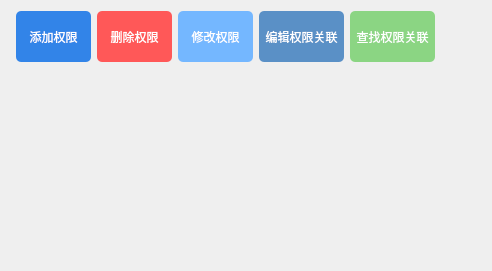
        <widget class="QWidget" name="permissionPage">
         <layout class="QGridLayout" name="gridLayout_6">
          <item row="0" column="1">
           <widget class="QPushButton" name="addPermissionButton">
            <property name="sizePolicy">
             <sizepolicy hsizetype="Fixed" vsizetype="Fixed">
              <horstretch>0</horstretch>
              <verstretch>0</verstretch>
             </sizepolicy>
            </property>
            <property name="minimumSize">
             <size>
              <width>75</width>
              <height>51</height>
             </size>
            </property>
            <property name="maximumSize">
             <size>
              <width>75</width>
              <height>51</height>
             </size>
            </property>
            <property name="font">
             <font>
              <pointsize>9</pointsize>
             </font>
            </property>
            <property name="styleSheet">
             <string notr="true">QPushButton {
    background-color:#3284e8; /* 设置背景颜色为蓝色 */
    color: white; /* 设置文字颜色为白色 */
	border: none; /* 取消按钮的边框 */
    border-radius: 5px; /* 按钮圆角 */
}
QPushButton:hover {
	background-color: #1a65d3; /* 悬停时背景颜色为深蓝色 */
	color: white; /* 悬停时文字颜色为白色 */
}</string>
            </property>
            <property name="text">
             <string>添加权限</string>
            </property>
           </widget>
          </item>
          <item row="0" column="3">
           <widget class="QPushButton" name="editPermissionButton">
            <property name="sizePolicy">
             <sizepolicy hsizetype="Fixed" vsizetype="Fixed">
              <horstretch>0</horstretch>
              <verstretch>0</verstretch>
             </sizepolicy>
            </property>
            <property name="minimumSize">
             <size>
              <width>75</width>
              <height>51</height>
             </size>
            </property>
            <property name="maximumSize">
             <size>
              <width>75</width>
              <height>51</height>
             </size>
            </property>
            <property name="styleSheet">
             <string notr="true">QPushButton {
    background-color: #74b7ff; /* 设置背景颜色为蓝色 */
    color: white; /* 设置文字颜色为白色 */
	border: none; /* 取消按钮的边框 */
    border-radius: 5px; /* 按钮圆角 */
}
QPushButton:hover {
	background-color: #1a65d3; /* 悬停时背景颜色为深蓝色 */
	color: white; /* 悬停时文字颜色为白色 */
}</string>
            </property>
            <property name="text">
             <string>修改权限</string>
            </property>
           </widget>
          </item>
          <item row="0" column="6">
           <spacer name="horizontalSpacer_12">
            <property name="orientation">
             <enum>Qt::Orientation::Horizontal</enum>
            </property>
            <property name="sizeHint" stdset="0">
             <size>
              <width>40</width>
              <height>20</height>
             </size>
            </property>
           </spacer>
          </item>
          <item row="0" column="2">
           <widget class="QPushButton" name="deletePermissionButton">
            <property name="sizePolicy">
             <sizepolicy hsizetype="Fixed" vsizetype="Fixed">
              <horstretch>0</horstretch>
              <verstretch>0</verstretch>
             </sizepolicy>
            </property>
            <property name="minimumSize">
             <size>
              <width>75</width>
              <height>51</height>
             </size>
            </property>
            <property name="maximumSize">
             <size>
              <width>75</width>
              <height>51</height>
             </size>
            </property>
            <property name="styleSheet">
             <string notr="true">QPushButton{
    background-color: #ff5858; /* 设置背景颜色为红色 */
	color: white;
    border-radius: 5px; /* 按钮圆角（可选） */
}
QPushButton:hover {
	background-color:#df4d4d; /* 悬停时背景颜色为深红色 */
	color: white; /* 悬停时文字颜色为白色 */
}</string>
            </property>
            <property name="text">
             <string>删除权限</string>
            </property>
           </widget>
          </item>
          <item row="0" column="4">
           <widget class="QPushButton" name="editPermissionPermissionButton">
            <property name="sizePolicy">
             <sizepolicy hsizetype="Fixed" vsizetype="Fixed">
              <horstretch>0</horstretch>
              <verstretch>0</verstretch>
             </sizepolicy>
            </property>
            <property name="minimumSize">
             <size>
              <width>85</width>
              <height>51</height>
             </size>
            </property>
            <property name="maximumSize">
             <size>
              <width>85</width>
              <height>51</height>
             </size>
            </property>
            <property name="styleSheet">
             <string notr="true">QPushButton {
    background-color: #5a90c6; /* 设置背景颜色为蓝色 */
    color: white; /* 设置文字颜色为白色 */
	border: none; /* 取消按钮的边框 */
    border-radius: 5px; /* 按钮圆角 */
}
QPushButton:hover {
	background-color: #1a65d3; /* 悬停时背景颜色为深蓝色 */
	color: white; /* 悬停时文字颜色为白色 */
}</string>
            </property>
            <property name="text">
             <string>编辑权限关联</string>
            </property>
           </widget>
          </item>
          <item row="0" column="0">
           <spacer name="horizontalSpacer_11">
            <property name="orientation">
             <enum>Qt::Orientation::Horizontal</enum>
            </property>
            <property name="sizeType">
             <enum>QSizePolicy::Policy::Fixed</enum>
            </property>
            <property name="sizeHint" stdset="0">
             <size>
              <width>5</width>
              <height>20</height>
             </size>
            </property>
           </spacer>
          </item>
          <item row="1" column="1" colspan="6">
           <widget class="QTableView" name="permissionTableView">
            <property name="styleSheet">
             <string notr="true">QTableView {
    background-color: transparent; /* 背景透明 */
    border: none; /* 取消外层边框 */
    gridline-color: transparent; /* 隐藏网格线 */
}
QTableView::item {
    border: none; /* 取消单元格边框 */
    padding: 0; /* 去除单元格内边距 */
}
QHeaderView::section {  
    background-color: #a8a8a8; /* 表头背景颜色 */
    color: black; /* 表头文字颜色 */
    border: none; /* 取消表头边框 */
    font-weight: bold; /* 表头文字加粗 */
    font-size: 15px; /* 调整表头文字大小 */
	text-align: right;
}
</string>
            </property>
            <attribute name="horizontalHeaderShowSortIndicator" stdset="0">
             <bool>false</bool>
            </attribute>
            <attribute name="verticalHeaderVisible">
             <bool>false</bool>
            </attribute>
           </widget>
          </item>
          <item row="0" column="5">
           <widget class="QPushButton" name="searchPermissionPermissionButton">
            <property name="sizePolicy">
             <sizepolicy hsizetype="Fixed" vsizetype="Fixed">
              <horstretch>0</horstretch>
              <verstretch>0</verstretch>
             </sizepolicy>
            </property>
            <property name="minimumSize">
             <size>
              <width>85</width>
              <height>51</height>
             </size>
            </property>
            <property name="maximumSize">
             <size>
              <width>85</width>
              <height>51</height>
             </size>
            </property>
            <property name="styleSheet">
             <string notr="true">QPushButton {
    background-color:#8bd583; /* 设置背景颜色为绿色 */
    color: white; /* 设置文字颜色为白色 */
	border: none; /* 取消按钮的边框 */
    border-radius: 5px; /* 按钮圆角 */
}
QPushButton:hover {
	background-color: #71ad6b; /* 悬停时背景颜色为深绿色 */
	color: white; /* 悬停时文字颜色为白色 */
}</string>
            </property>
            <property name="text">
             <string>查找权限关联</string>
            </property>
           </widget>
          </item>
         </layout>
        </widget>
